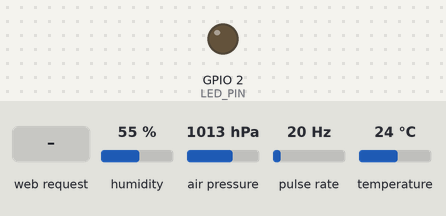
Bench run of a program on a simulated ESP32. Shown: output pins drawn as LEDs (lit = HIGH). Wiring (inferred from the names in the program): pulse sensor: data GPIO 23. The inputs (shaded band) are chosen by the test bench; at power-on: humidity 55 %, air pressure 1013 hPa, pulse rate 20 Hz, temperature 24 °C. WiFi joins after 1.5 s; servers stay silent unless stated; what the program prints to the serial monitor is not drawn.

Above: at 2.7 s.
2.8 s: HTTP request GET /toggle received
At 4.0 s:
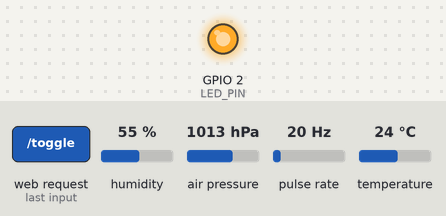
Timing chart, 0 to 5.8 s (numbered marks = the images above; inputs shaded):
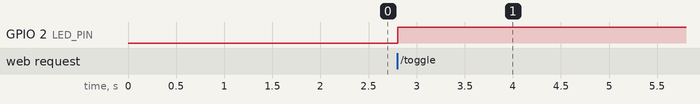

The program:

main.cpp
```cpp
#include <Arduino.h>
#include "freertos/FreeRTOS.h"
#include "freertos/task.h"
#include "wifi_manager.h"
#include "dht_sensor.h"
#include "bmp_sensor.h"
#include "wind_sensor.h"
#include "web_server.h"

void setup()
{
  Serial.begin(115200);

  // 1. Inicializa o sensor
  dht_sensor_setup();
  bmp_sensor_setup();
  wind_sensor_setup();

  // 2. Inicializa e conecta ao Wi-Fi
  wifi_connect();

  // 3. Configura o servidor web (handlers e pinos)
  web_server_setup();

  // 4. Cria as tarefas do FreeRTOS
  dht_sensor_create_task();
  bmp_sensor_create_task();
  wind_sensor_create_task();
  web_server_create_task();

  Serial.println("Sistema inicializado. Tarefas do FreeRTOS em execução.");
}

void loop()
{
  // A tarefa do loop do Arduino é deletada para economizar recursos,
  // já que o FreeRTOS gerencia a execução.
  vTaskDelete(NULL);
}
```

bmp_sensor.h
```cpp
#ifndef BMP_SENSOR_H
#define BMP_SENSOR_H

void bmp_sensor_setup();
void bmp_sensor_create_task();
void bmp_sensor_get_latest_reading(float &pressure);

#endif // BMP_SENSOR_H
```

dht_sensor.h
```cpp
#ifndef DHT_SENSOR_H
#define DHT_SENSOR_H

void dht_sensor_setup();
void dht_sensor_create_task();
void dht_sensor_get_latest_readings(float &temperature, float &humidity);

#endif // DHT_SENSOR_H
```

web_server.h
```cpp
#ifndef WEB_SERVER_H
#define WEB_SERVER_H

void web_server_setup();
void web_server_create_task();

#endif // WEB_SERVER_H
```

wifi_manager.h
```cpp
#ifndef WIFI_MANAGER_H
#define WIFI_MANAGER_H

void wifi_connect();

#endif // WIFI_MANAGER_H
```

wind_sensor.h
```cpp
#ifndef WIND_SENSOR_H
#define WIND_SENSOR_H

#include <Arduino.h>

void wind_sensor_setup();
void wind_sensor_create_task();
bool wind_sensor_get_latest_reading(float &speed);

#endif // WIND_SENSOR_H
```

bmp_sensor.cpp
```cpp
#include "bmp_sensor.h"
#include <Arduino.h>
#include <Wire.h>
#include <Adafruit_BMP085.h>
#include "freertos/FreeRTOS.h"
#include "freertos/task.h"
#include "config.h"

// Variáveis e objetos privados do módulo
static Adafruit_BMP085 bmp;
static volatile float g_pressure = -999.0;
static portMUX_TYPE bmpMutex = portMUX_INITIALIZER_UNLOCKED;

// Task de leitura do sensor BMP180
static void vReadBmpTask(void *pvParameters)
{
  TickType_t xLastWakeTime = xTaskGetTickCount();
  // Período de leitura (ex: 5 segundos)
  const TickType_t xFrequency = pdMS_TO_TICKS(2000);

  for (;;)
  {
    vTaskDelayUntil(&xLastWakeTime, xFrequency);

    float p = bmp.readPressure();

    // A biblioteca retorna 0 em caso de falha de leitura
    if (p > 0)
    {
      portENTER_CRITICAL(&bmpMutex);
      g_pressure = p;
      portEXIT_CRITICAL(&bmpMutex);
    }
    else
    {
      Serial.println("Falha ao ler do sensor BMP180!");
    }
  }
}

// Funções públicas
void bmp_sensor_setup()
{
  // O BMP180 usa I2C. A biblioteca Adafruit_BMP085 chama Wire.begin() internamente.
  if (!bmp.begin())
  {
    Serial.println("Não foi possível encontrar um sensor BMP180 válido, verifique a fiação!");
    // Trava a execução se o sensor for crítico e não for encontrado.
    while (1)
    {
      vTaskDelay(1);
    }
  }
  else
  {
    Serial.println("Sensor BMP180 inicializado.");
  }
}

void bmp_sensor_create_task()
{
  xTaskCreatePinnedToCore(
      vReadBmpTask,
      "BmpReadTask",
      BMP_SENSOR_TASK_STACK,
      NULL,
      BMP_SENSOR_TASK_PRIORITY,
      NULL,
      BMP_SENSOR_TASK_CORE);
}

void bmp_sensor_get_latest_reading(float &pressure)
{
  portENTER_CRITICAL(&bmpMutex);
  pressure = g_pressure;
  portEXIT_CRITICAL(&bmpMutex);
}
```

dht_sensor.cpp
```cpp
#include "dht_sensor.h"
#include <Arduino.h>
#include "freertos/FreeRTOS.h"
#include "freertos/task.h"
#include "DHT.h"
#include "config.h"

// Variáveis e objetos privados do módulo
static DHT dht(DHT_PIN, DHT_TYPE);
static volatile float g_temperature = -99.9;
static volatile float g_humidity = -99.9;
static portMUX_TYPE sensorMutex = portMUX_INITIALIZER_UNLOCKED;

// Task de leitura do sensor
static void vReadSensorTask(void *pvParameters)
{
  TickType_t xLastWakeTime = xTaskGetTickCount();
  const TickType_t xFrequency = pdMS_TO_TICKS(2000);

  for (;;)
  {
    vTaskDelayUntil(&xLastWakeTime, xFrequency);

    float h = dht.readHumidity();
    float t = dht.readTemperature();

    if (!isnan(h) && !isnan(t))
    {
      portENTER_CRITICAL(&sensorMutex);
      g_temperature = t;
      g_humidity = h;
      portEXIT_CRITICAL(&sensorMutex);
    }
    else
    {
      Serial.println("Falha ao ler do sensor DHT!");
    }
  }
}

// Funções públicas
void dht_sensor_setup()
{
  pinMode(DHT_PIN, INPUT_PULLUP);
  dht.begin();
  Serial.println("Sensor DHT inicializado.");
}

void dht_sensor_create_task()
{
  xTaskCreatePinnedToCore(
      vReadSensorTask,
      "SensorReadTask",
      DHT_SENSOR_TASK_STACK,
      NULL,
      DHT_SENSOR_TASK_PRIORITY,
      NULL,
      DHT_SENSOR_TASK_CORE);
}

void dht_sensor_get_latest_readings(float &temperature, float &humidity)
{
  portENTER_CRITICAL(&sensorMutex);
  temperature = g_temperature;
  humidity = g_humidity;
  portEXIT_CRITICAL(&sensorMutex);
}
```

web_server.cpp
```cpp
#include <Arduino.h>
#include <WebServer.h>
#include "freertos/FreeRTOS.h"
#include "freertos/task.h"
#include "config.h"
#include "dht_sensor.h"
#include "bmp_sensor.h"
#include "web_server.h"
#include "wind_sensor.h"

// Variáveis e objetos privados do módulo
static WebServer server(80);
static volatile bool g_ledState = false;

// Protótipos dos Handlers (privados)
static void handleRoot();
static void handleToggle();

// Implementação dos Handlers
static void handleRoot()
{
  float temp_local, hum_local, pressure_local;
  float wind_speed_local = 0.0;
  dht_sensor_get_latest_readings(temp_local, hum_local);
  bmp_sensor_get_latest_reading(pressure_local);
  wind_sensor_get_latest_reading(wind_speed_local);

  String html = R"(
<!DOCTYPE html>
<html lang="pt-BR">

<head>
  <meta charset="UTF-8">
  <meta name="viewport" content="width=device-width, initial-scale=1.0">
  <meta http-equiv='refresh' content='10'>
  <title>Artemis</title>
  <style>
    :root {
      --bg-color: #ffffff;
      --card-color: #f0f0f0;
      --text-color: #333333;
      --label-color: #666666;
      --border-radius: 8px;
    }

    body {
      font-family: sans-serif;
      background-color: var(--bg-color);
      color: var(--text-color);
      display: flex;
      justify-content: center;
      align-items: center;
      min-height: 100vh;
      margin: 0;
      padding: 1rem;
      box-sizing: border-box;
    }

    .container {
      width: 100%;
      max-width: 600px;
    }

    header {
      text-align: center;
      margin-bottom: 2rem;
    }

    header h1 {
      margin: 0;
      font-size: 2.5rem;
      font-weight: 700;
    }

    header p {
      margin: 0.25rem 0 0;
      font-size: 1rem;
      font-weight: 300;
      color: var(--label-color);
    }

    main {
      display: grid;
      grid-template-columns: repeat(auto-fit, minmax(200px, 1fr));
      gap: 1.5rem;
    }

    .card {
      background-color: var(--card-color);
      padding: 1.5rem;
      border-radius: var(--border-radius);
      text-align: center;
    }

    .label {
      display: block;
      font-size: 1rem;
      color: var(--label-color);
      margin-bottom: 0.5rem;
    }

    .value {
      font-size: 3rem;
      font-weight: 700;
      line-height: 1;
    }

    .unit {
      font-size: 1.5rem;
      font-weight: 400;
      margin-left: 0.25rem;
    }

    footer {
      margin-top: 2rem;
      text-align: center;
    }

    .status-box {
      background-color: var(--card-color);
      padding: 1rem 2rem;
      border-radius: var(--border-radius);
      display: inline-block;
      font-size: 1.25rem;
      font-weight: 400;
    }
  </style>
</head>
<body>
  <body>
  <div class="container">
    <header>
      <h1>Artemis</h1>
      <p>Sistema em Tempo Real para Monitoramento Meteorológico</p>
    </header>
    <main>
    <div class="card">
        <span class="label">Temperatura</span>
        <span class="data value">)";
  html += String(temp_local, 1);
  html += R"(<span class="unit">&deg;C</span></span>
        </div>
  )";
  html += R"(
      <div class="card">
        <span class="label">Umidade</span>
        <span class="data value">)";
  html += String(hum_local, 1);
  html += R"(<span class="unit">%</span></span>
      </div>
  )";
  html += R"(
      <div class="card">
        <span class="label">Pressão</span>
        <span class="data value">)";
  html += String(pressure_local / 100.0F, 1); // A biblioteca retorna Pa, dividimos por 100 para obter hPa (hectopascais)
  html += R"(<span class="unit">hPa</span></span>
      </div>
  )";
  html += R"(
      <div class="card">
        <span class="label">Velocidade do Vento</span>
        <span class="data value">)";
  html += String(wind_speed_local, 1);
  html += R"(<span class="unit">km/h</span></span>
      </div>
  )";
  html += R"(</a></main>
    </div>
  </body>
  </html>)";

  // <footer>
  //   <div class = "status-box"> % STATUS %
  //   </ div>
  // </ footer>

  server.send(200, "text/html", html);
}

static void handleToggle()
{
  g_ledState = !g_ledState;
  digitalWrite(LED_PIN, g_ledState);
  Serial.printf("LED state alterado para: %s\n", g_ledState ? "ON" : "OFF");

  server.sendHeader("Location", "/", true);
  server.send(302, "text/plain", "");
}

// Task do servidor web
static void vWebServerTask(void *pvParameters)
{
  server.begin();
  Serial.println("Servidor HTTP iniciado.");

  for (;;)
  {
    server.handleClient();
    vTaskDelay(pdMS_TO_TICKS(5));
  }
}

// Funções públicas
void web_server_setup()
{
  pinMode(LED_PIN, OUTPUT);
  digitalWrite(LED_PIN, g_ledState);

  server.on("/", HTTP_GET, handleRoot);
  server.on("/toggle", HTTP_GET, handleToggle);
}

void web_server_create_task()
{
  xTaskCreatePinnedToCore(
      vWebServerTask,
      "WebServerTask",
      WEBSERVER_TASK_STACK,
      NULL,
      WEBSERVER_TASK_PRIORITY,
      NULL,
      WEBSERVER_TASK_CORE);
}
```

wifi_manager.cpp
```cpp
#include <WiFi.h>
#include "config.h"

void wifi_connect()
{
  IPAddress local_IP(STATIC_IP_ADDR);
  IPAddress gateway(GATEWAY_ADDR);
  IPAddress subnet(SUBNET_ADDR);

  Serial.print("Configurando IP estático...");
  if (!WiFi.config(local_IP, gateway, subnet))
  {
    Serial.println(" Falha!");
  }
  else
  {
    Serial.println(" Sucesso.");
  }

  WiFi.begin(WIFI_SSID, WIFI_PASSWORD, WIFI_CHANNEL);
  Serial.print("Conectando ao Wi-Fi ");
  while (WiFi.status() != WL_CONNECTED)
  {
    delay(100);
    Serial.print(".");
  }
  Serial.println("\nConectado!");
  Serial.print("Endereço IP: ");
  Serial.println(WiFi.localIP());
}
```

wind_sensor.cpp
```cpp
#include "wind_sensor.h"
#include "config.h"
#include "freertos/FreeRTOS.h"
#include "freertos/task.h"

// --- Variáveis e objetos privados do módulo ---

// Mutex para proteger o acesso às variáveis compartilhadas entre a ISR e a tarefa.
static portMUX_TYPE wind_sensor_mutex = portMUX_INITIALIZER_UNLOCKED;

// Variáveis voláteis modificadas pela ISR
static volatile uint32_t g_revolution_count = 0;
static volatile unsigned long g_last_interrupt_time = 0;

// Variável para armazenar o resultado final
static volatile float g_wind_speed_kmh = 0.0;
static volatile bool g_valid_reading = false;

// --- Rotina de Serviço de Interrupção (ISR) ---

static void IRAM_ATTR wind_sensor_isr()
{
  unsigned long current_time = millis();
  // Debounce simples: ignora interrupções muito próximas (menos de 20ms)
  if (current_time - g_last_interrupt_time > 20)
  {
    portENTER_CRITICAL_ISR(&wind_sensor_mutex);
    g_revolution_count++;
    g_last_interrupt_time = current_time;
    portEXIT_CRITICAL_ISR(&wind_sensor_mutex);
  }
}

// --- Tarefa de Leitura e Cálculo do FreeRTOS ---

static void vCalculateWindSpeedTask(void *pvParameters)
{
  const TickType_t xFrequency = pdMS_TO_TICKS(WIND_SENSOR_CALC_INTERVAL_MS);
  TickType_t xLastWakeTime = xTaskGetTickCount();
  uint32_t revolution_count_local;

  // Fator de conversão com base em anemômetros comuns onde 2.5 mph = 1 Hz
  // 2.5 mph = 4.02336 km/h. Este valor deve ser calibrado para o seu sensor.
  const float HZ_TO_KMH_FACTOR = 4.02336;

  for (;;)
  {
    vTaskDelayUntil(&xLastWakeTime, xFrequency);

    portENTER_CRITICAL(&wind_sensor_mutex);
    revolution_count_local = g_revolution_count;
    g_revolution_count = 0; // Reseta o contador para o próximo ciclo
    portEXIT_CRITICAL(&wind_sensor_mutex);

    // Calcula a frequência em Hz (revoluções por segundo)
    float frequency = (float)revolution_count_local / (WIND_SENSOR_CALC_INTERVAL_MS / 1000.0f);

    // Converte frequência para km/h
    float current_wind_speed = frequency * HZ_TO_KMH_FACTOR;

    portENTER_CRITICAL(&wind_sensor_mutex);
    g_wind_speed_kmh = current_wind_speed;
    g_valid_reading = true;
    portEXIT_CRITICAL(&wind_sensor_mutex);

#if CORE_DEBUG_LEVEL == 5
    Serial.printf("Revoluções no intervalo: %u, Velocidade do Vento: %.2f km/h\n", revolution_count_local, current_wind_speed);
#endif
  }
}

// --- Funções Públicas ---

void wind_sensor_setup()
{
  pinMode(WIND_SENSOR_PIN, INPUT_PULLUP);
  attachInterrupt(digitalPinToInterrupt(WIND_SENSOR_PIN), wind_sensor_isr, FALLING);
  Serial.println("Sensor de Vento inicializado.");
}

void wind_sensor_create_task()
{
  xTaskCreatePinnedToCore(
      vCalculateWindSpeedTask,
      "WindSpeedCalcTask",
      WIND_SENSOR_TASK_STACK,
      NULL,
      WIND_SENSOR_TASK_PRIORITY,
      NULL,
      WIND_SENSOR_TASK_CORE);
}

bool wind_sensor_get_latest_reading(float &speed)
{
  portENTER_CRITICAL(&wind_sensor_mutex);
  speed = g_wind_speed_kmh;
  bool valid = g_valid_reading;
  portEXIT_CRITICAL(&wind_sensor_mutex);
  return valid;
}
```

config.h
```cpp
#ifndef CONFIG_H
#define CONFIG_H

// --- Configurações de Rede ---
#define WIFI_SSID "Arthemis"
#define WIFI_PASSWORD "12345678"
#define WIFI_CHANNEL 1

// --- Configurações de IP Estático ---
#define STATIC_IP_ADDR {192, 168, 82, 82}
#define GATEWAY_ADDR {192, 168, 82, 70}
#define SUBNET_ADDR {255, 255, 255, 0}

// --- Configurações de Pinos e Sensor ---
#define DHT_PIN 15
#define DHT_TYPE DHT11
#define LED_PIN 2

// --- Configuração do Sensor de Vento ---
#define WIND_SENSOR_PIN 23                // Pino GPIO para o sensor de vento (ex: 23). NÃO pode ser pino only-input.
#define WIND_SENSOR_CALC_INTERVAL_MS 2000 // Intervalo em ms para calcular a velocidade (e.g., 5 segundos).

// --- Configuração das Tarefas do FreeRTOS ---
#define DHT_SENSOR_TASK_STACK 2048
#define DHT_SENSOR_TASK_PRIORITY 1
#define DHT_SENSOR_TASK_CORE 1

#define BMP_SENSOR_TASK_STACK 2048
#define BMP_SENSOR_TASK_PRIORITY 1
#define BMP_SENSOR_TASK_CORE 1

#define WIND_SENSOR_TASK_STACK 2048
#define WIND_SENSOR_TASK_PRIORITY 1
#define WIND_SENSOR_TASK_CORE 1

#define WEBSERVER_TASK_STACK 4096
#define WEBSERVER_TASK_PRIORITY 2
#define WEBSERVER_TASK_CORE 0

#endif // CONFIG_H
```

Measured:
- after the input at 2.8 s, GPIO 2 (LED_PIN): LOW → HIGH at once
